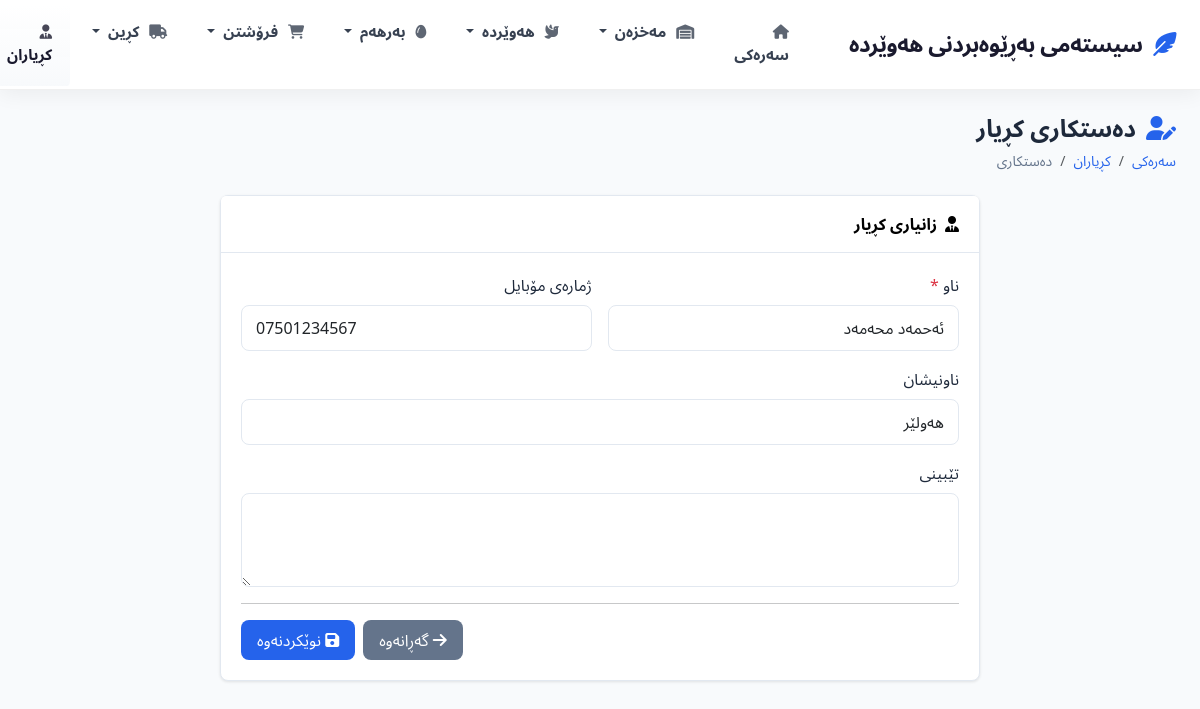
Page /pages/customers/edit.php?id=1 (signed in) on the committed database.
### tables this page shows
CREATE TABLE IF NOT EXISTS customers (
    id INT AUTO_INCREMENT PRIMARY KEY,
    name VARCHAR(255) NOT NULL,
    phone VARCHAR(20),
    email VARCHAR(100),
    address TEXT,
    total_purchases DECIMAL(12,2) DEFAULT 0.00,
    created_at TIMESTAMP DEFAULT CURRENT_TIMESTAMP,
    updated_at TIMESTAMP DEFAULT CURRENT_TIMESTAMP ON UPDATE CURRENT_TIMESTAMP
);

### includes/database.php (called while the page is built, shortened)
<?php
class Database {
    private $host = DB_HOST;
    private $user = DB_USER;
    private $pass = DB_PASS;
    private $dbname = DB_NAME;
    private $conn;
    private $stmt;
    public function __construct() {
        $options = array(
            PDO::ATTR_PERSISTENT => true,
            PDO::ATTR_ERRMODE => PDO::ERRMODE_EXCEPTION,
            PDO::ATTR_DEFAULT_FETCH_MODE => PDO::FETCH_ASSOC,
            PDO::MYSQL_ATTR_INIT_COMMAND => "SET NAMES utf8mb4"
        );
        try {
            $dsn = 'mysql:host=' . $this->host . ';dbname=' . $this->dbname . ';charset=utf8mb4';
            $this->conn = new PDO($dsn, $this->user, $this->pass, $options);
        } catch(PDOException $e) {
            $this->error = $e->getMessage();
            die('Database Connection Error: ' . $this->error);
        }
    }
    private function createTables() {
        $this->conn->exec($sql);
        $this->conn->exec("
        CREATE TABLE IF NOT EXISTS incubator (
            id INT AUTO_INCREMENT PRIMARY KEY,
            group_name VARCHAR(255) NOT NULL,
            customer_id INT,
            egg_id INT,
            egg_quantity INT NOT NULL DEFAULT 0,
            entry_date DATE NOT NULL,
            expected_hatch_date DATE NOT NULL,
            status ENUM('incubating','hatched') DEFAULT 'incubating',
            hatched_count INT DEFAULT 0,
            damaged_count INT DEFAULT 0,
            notes TEXT,
            created_at TIMESTAMP DEFAULT CURRENT_TIMESTAMP,
            updated_at TIMESTAMP DEFAULT CURRENT_TIMESTAMP ON UPDATE CURRENT_TIMESTAMP
        ) ENGINE=InnoDB DEFAULT CHARSET=utf8mb4 COLLATE=utf8mb4_unicode_ci;
        ");
        try {
            $this->conn->exec("ALTER TABLE incubator ADD COLUMN customer_id INT AFTER group_name");
        } catch (PDOException $e) {
        }
        try {
            $this->conn->exec("ALTER TABLE chicks ADD COLUMN egg_id INT AFTER batch_name");
        } catch (PDOException $e) {
        }
        try {
            $this->conn->exec("ALTER TABLE chicks MODIFY COLUMN batch_name VARCHAR(255) DEFAULT ''");
        } catch (PDOException $e) {
        }
        try {
            $this->conn->exec("ALTER TABLE chicks ADD COLUMN incubator_id INT AFTER egg_id");
        } catch (PDOException $e) {
        }
        try {
            $this->conn->exec("ALTER TABLE chicks ADD COLUMN customer_id INT AFTER incubator_id");
        } catch (PDOException $e) {
        }
    }
    public function query($sql) {
        $this->stmt = $this->conn->prepare($sql);
    }
    public function bind($param, $value, $type = null) {
        if(is_null($type)) {
            switch(true) {
                default:
                    $type = PDO::PARAM_STR;
            }
        }
        $this->stmt->bindValue($param, $value, $type);
    }
    public function execute() {
        return $this->stmt->execute();
    }
    public function single() {
        $this->execute();
        return $this->stmt->fetch();
    }
}
$db = new Database();
?>

### pages/customers/edit.php (the view, shortened to what this page needs)
<?php
$basePath = '../../';
require_once $basePath . 'includes/database.php';
$id = $_GET['id'] ?? 0;
$db->query("SELECT * FROM customers WHERE id = :id");
$db->bind(':id', $id);
$customer = $db->single();
require_once $basePath . 'includes/header.php';
?>
<div class="page-header">
    <div>
        <h2><i class="fas fa-user-edit"></i> دەستکاری کڕیار</h2>
        <nav aria-label="breadcrumb">
            <ol class="breadcrumb">
                <li class="breadcrumb-item"><a href="<?php echo $basePath; ?>index.php">سەرەکی</a></li>
                <li class="breadcrumb-item"><a href="list.php">کڕیاران</a></li>
                <li class="breadcrumb-item active">دەستکاری</li>
            </ol>
        </nav>
    </div>
</div>
<div class="row justify-content-center">
    <div class="col-lg-8">
        <div class="card">
            <div class="card-header">
                <i class="fas fa-user-tie"></i> زانیاری کڕیار
            </div>
            <div class="card-body">
                <form method="POST" class="needs-validation" novalidate>
                    <div class="row g-3">
                        <div class="col-md-6">
                            <label class="form-label">ناو <span class="text-danger">*</span></label>
                            <input type="text" name="name" class="form-control" value="<?php echo htmlspecialchars($customer['name']); ?>" required>
                        </div>
                        <div class="col-md-6">
                            <label class="form-label">ژمارەی مۆبایل</label>
                            <input type="tel" name="phone" class="form-control" dir="ltr" value="<?php echo htmlspecialchars($customer['phone'] ?? ''); ?>">
                        </div>
                        <div class="col-12">
                            <label class="form-label">ناونیشان</label>
                            <input type="text" name="address" class="form-control" value="<?php echo htmlspecialchars($customer['address'] ?? ''); ?>">
                        </div>
                        <div class="col-12">
                            <label class="form-label">تێبینی</label>
                            <textarea name="notes" class="form-control" rows="3"><?php echo htmlspecialchars($customer['notes'] ?? ''); ?></textarea>
                        </div>
                    </div>
                    <hr>
                    <div class="d-flex gap-2 justify-content-end">
                        <a href="list.php" class="btn btn-secondary">
                            <i class="fas fa-arrow-right"></i> گەڕانەوە
                        </a>
                        <button type="submit" class="btn btn-primary">
                            <i class="fas fa-save"></i> نوێکردنەوە
                        </button>
                    </div>
                </form>
            </div>
        </div>
    </div>
</div>
<?php require_once $basePath . 'includes/footer.php'; ?>

### css/style.css (style rules this page uses)
:root { --primary-color: #2563eb; --secondary-color: #3b82f6; --success-color: #22c55e; --warning-color: #f59e0b; --danger-color: #ef4444; --light-bg: #f8fafc; --white: #ffffff; --text-primary: #1e293b; --text-secondary: #64748b; --text-light: #94a3b8; --border-color: #e2e8f0; --card-shadow: 0 1px 3px rgba(0, 0, 0, 0.1); --hover-shadow: 0 4px 12px rgba(0, 0, 0, 0.1); --border-radius: 8px; --transition: all 0.2s ease; }
* { margin: 0; padding: 0; box-sizing: border-box; }
html, body { overflow-x: hidden; scrollbar-width: none; -ms-overflow-style: none; }
* { scrollbar-width: none; -ms-overflow-style: none; }
body { font-family: 'Segoe UI', 'Noto Sans Arabic', Tahoma, Geneva, Verdana, sans-serif; background: var(--light-bg); min-height: 100vh; direction: rtl; text-align: right; color: var(--text-primary); }
.page-header { display: flex; justify-content: space-between; align-items: center; margin-bottom: 1.5rem; flex-wrap: wrap; gap: 1rem; }
.page-header h2 { font-size: 1.5rem; font-weight: 700; color: var(--text-primary); display: flex; align-items: center; gap: 10px; margin: 0; }
.page-header h2 i { color: var(--primary-color); }
.breadcrumb { background: transparent; padding: 0; margin: 0.5rem 0 0 0; font-size: 0.875rem; }
.breadcrumb-item a { color: var(--primary-color); text-decoration: none; }
.breadcrumb-item.active { color: var(--text-secondary); }
.card { background: var(--white); border: 1px solid var(--border-color); border-radius: var(--border-radius); box-shadow: var(--card-shadow); margin-bottom: 1rem; }
.card-header { background: var(--white); border-bottom: 1px solid var(--border-color); padding: 1rem 1.25rem; font-weight: 600; color: #000000; display: flex; align-items: center; gap: 8px; }
.card-header i { color: #000000; }
.card-body { padding: 1.25rem; }
.btn { border-radius: var(--border-radius); padding: 0.5rem 1rem; font-weight: 500; transition: var(--transition); border: none; }
.btn-primary { background: var(--primary-color); color: var(--white); }
.btn-secondary { background: var(--text-secondary); color: var(--white); }
.form-control, .form-select { border: 1px solid var(--border-color); border-radius: var(--border-radius); padding: 0.625rem 0.875rem; transition: var(--transition); background: var(--white); }
.form-label { font-weight: 500; color: var(--text-primary); margin-bottom: 0.5rem; }

### includes/header.php (style rules this page uses)
.card { margin-bottom: 1rem; }
.page-header { display: flex; justify-content: space-between; align-items: center; flex-wrap: wrap; gap: 1rem; margin-bottom: 1.5rem; }

### rows in the picture
customers: name "ئەحمەد محەمەد", phone "07501234567", address "هەولێر"

### other values in the picture
SITE_NAME "سیستەمی بەڕێوەبردنی هەوێردە"
